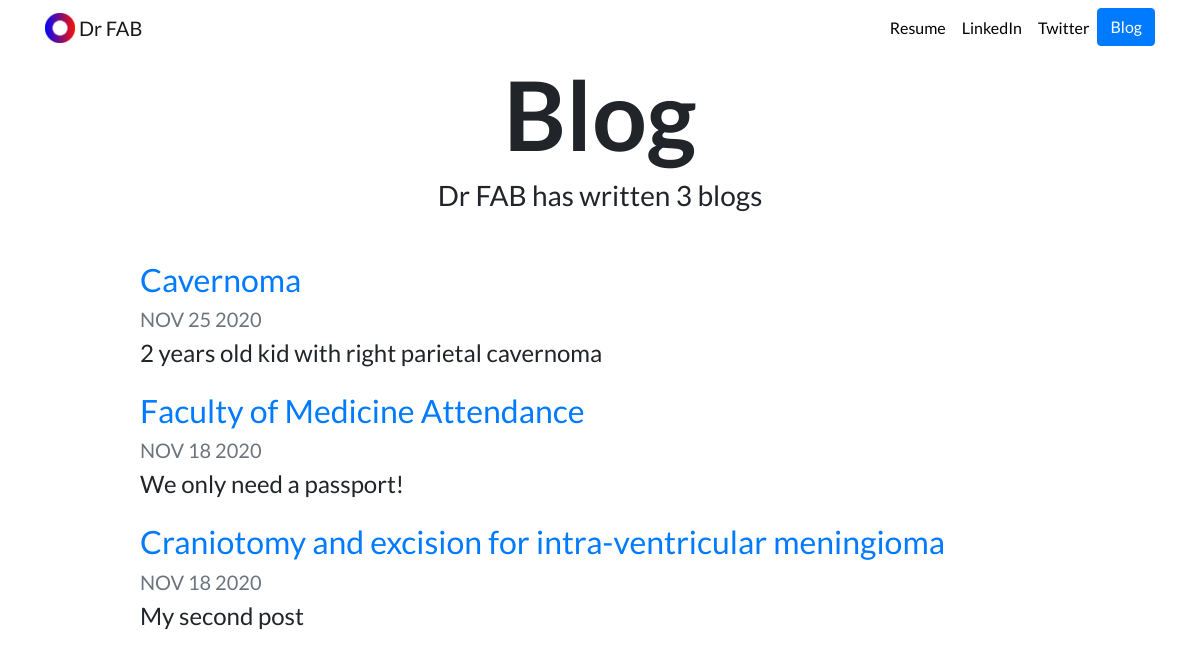
Screenshot of /blog/ with the database file from the repository.
### blog/models.py (models this page shows, shortened)
class Blog(models.Model):
    title = models.CharField(max_length=200)
    description = models.TextField()
    image = models.ImageField(upload_to='blog/images/')
    url = models.URLField(blank=True)
    date = models.DateTimeField(auto_now=True)

### blog/views.py (the view)
# urls.py: path('', views.all_blogs, name='all_blogs'),
def all_blogs(request):
    blogs = Blog.objects.order_by('-date')[:3]
    return render(request, 'blog/all_blogs.html', {'blogs':blogs})

### blog/templates/blog/all_blogs.html
{% extends "portfolio/base.html" %}
{% load static %}
{% block content %}
<h1 id="blogtitle" class="font-weight-bold text-center">Blog</h1>
<h3 class="text-center mb-5">Dr FAB has written {{ blogs.count }} blog{{ blogs.count|pluralize }}</h3>
{% for blog in blogs %}
<div class="row justify-content-center my-3">
  <div class="col-md-10">
    <a href="{% url 'blog:detail' blog.id %}">
      <h2>{{ blog.title }}</h2>
    </a>
    <h5 class="text-muted">{{ blog.date|date:'M d Y'|upper }}</h5>
    <h4>{{ blog.description|striptags|truncatechars:100 }}</h4>
  </div>
</div>
{% endfor %}
{% endblock %}

### portfolio/static/portfolio/custom.css (style rules this page uses)
body { font-family: 'Lato', sans-serif; }
#blogtitle { font-size: 6rem; }

### rows the page displays
Blog: title "Cavernoma", date "NOV 25 2020", description "2 years old kid with right parietal cavernoma"
Blog: title "Faculty of Medicine Attendance", date "NOV 18 2020", description "We only need a passport!"
Blog: title "Craniotomy and excision for intra-ventricular meningioma", date "NOV 18 2020", description "My second post"

### other values shown
{{ blogs.count }} "3"
